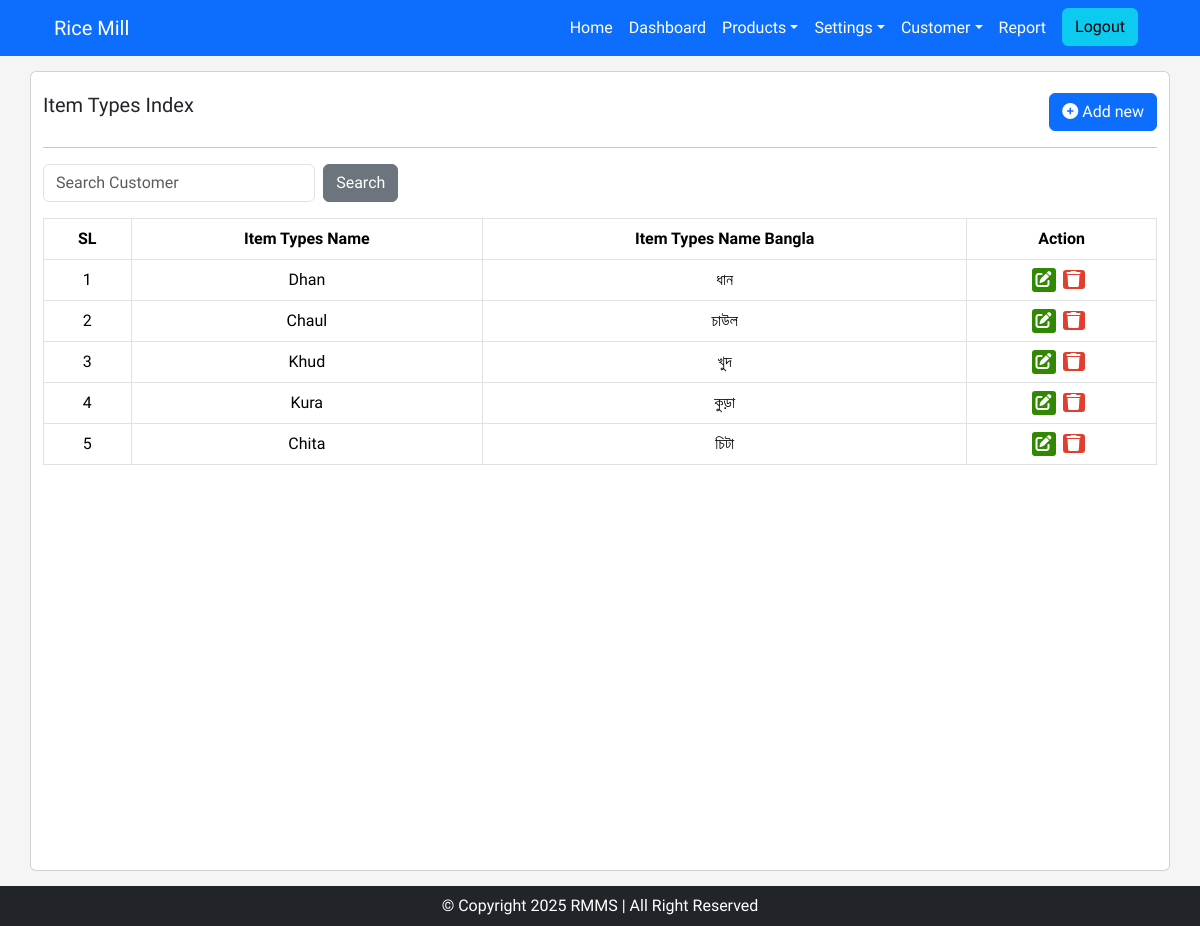
/item-types/index/ (signed in), run on the app's committed database.
### rice_mill/models.py (models this page shows, shortened)
class ItemTypes(models.Model):
    item_type_name = models.CharField(max_length=250)
    item_type_id = models.IntegerField()
    item_type_name_bn = models.CharField(max_length=250, blank=True, null=True)
    created_at = models.DateTimeField(auto_now_add=True, blank=True, null=True)
    created_by = models.CharField(max_length=200, blank=True, null=True)
    updated_at = models.DateTimeField(auto_now=True, blank=True, null=True)

### rice_mill/views.py (the view)
# urls.py: path('item-types/index/', items_types_index_view, name='item_types_index'),
@login_required(login_url='login')
def items_types_index_view(request):
    item_types_obj = ItemTypes.objects.all()
    context = {
        'item_types': item_types_obj
    }
    return render(request, 'pages/item_types/index.html', context)

### rice_mill/templates/pages/item_types/index.html (shortened to what this page needs)
{% extends "base.html" %}
{% load static %}
{% block content %}
<div class="container base-container card" style="background-color: white; min-height: 100vh;">
    <div class="row mt-3">
        <div class="col-md-6">
            <div class="title-text">
                <h5>Item Types Index</h5>
            </div>
        </div>
        <div class="col-md-3"></div>
        <div class="col-md-3">
            <div class="add-new" style="text-align: right;">
                <a href="{% url 'item_types_create' %}"><button class="btn btn-primary"><i class="fa-solid fa-circle-plus"></i> Add new</button></a>
            </div>
        </div>
    </div>
    <hr>
    <div class="row mb-3">
        <div class="col-md-4">
            <div class="search">
                <form class="d-flex">
                    <input class="form-control me-sm-2" type="search" placeholder="Search Customer">
                    <button class="btn btn-secondary my-2 my-sm-0" type="submit">Search</button>
                </form>
            </div>
        </div>
        <div class="col-md-8"></div>
    </div>
    <div class="row">
        <div class="tables table-responsive" id="deptList">
            <table class="table table-hover table-bordered">
                <thead>
                  <tr>
                    <th class="text-center">SL</th>
                    <th class="text-center">Item Types Name</th>
                    <th class="text-center">Item Types Name Bangla</th>
                    <th class="text-center">Action</th>
                  </tr>
                </thead>
                <tbody>
                    {% if item_types %}
                    {% for item_type in item_types %}
                    <tr>
                      <td class="text-center">{{forloop.counter}}</td>
                      <td class="text-center">{{item_type.item_type_name}}</td>
                      <td class="text-center">{{item_type.item_type_name_bn}}</td>
                      <td class="text-center">
                        <ul class="action">
                            <li>
                              <a type="button" href="{% url 'item_types_update' item_type.id %}" class="edit-click" data-toggle="tooltip" data-placement="top" title="Update" >
                                <i class="fa-solid fa-pen-to-square"></i>
                                </a>
                              </li>
                            <li>
                                <a class="delete-click" data-toggle="tooltip" data-placement="top" title="Delete" onclick="SweetDelete(event,this.href)" href="{% url 'item_types_delete' item_type.id %}">
                                <i class="fa fa-trash" aria-hidden="true"></i>
                                </a>
                            </li>
                        </ul>
                      </td>
                    </tr>
                    {% endfor %}
                    {% else %}
                    <tr>
                        <td colspan="7" class="text-center">Data not found</td>
                    </tr>
                    {% endif %}
                </tbody>
            </table>
        </div>
    </div>
</div>
{% endblock %}

### rice_mill/static/css/styles.css (style rules this page uses)
* { font-family: "News Cycle", sans-serif; margin: 0; padding: 0; }
.base-container { padding: 5px 20px; margin-top: 15px; margin-bottom: 15px; border-radius: 5px; }
ul.action { list-style: none; margin: 0px; padding: 0px; display: inline-flex; }
ul.action li { margin-right: 7px; }
ul.action li a i { color: white; }
a.edit-click { background: #318802; padding: 0px 4px; border-radius: 3px; }
a.delete-click { background: #e23e2f; padding: 0px 4px; border-radius: 3px; }
.container.base-container.card { min-height: 100vh; }

### data on the page
ItemTypes: item_type_name "Dhan", item_type_name_bn "ধান"
ItemTypes: item_type_name "Chaul", item_type_name_bn "চাউল"
ItemTypes: item_type_name "Khud", item_type_name_bn "খুদ"
ItemTypes: item_type_name "Kura", item_type_name_bn "কুড়া"
ItemTypes: item_type_name "Chita", item_type_name_bn "চিটা"
